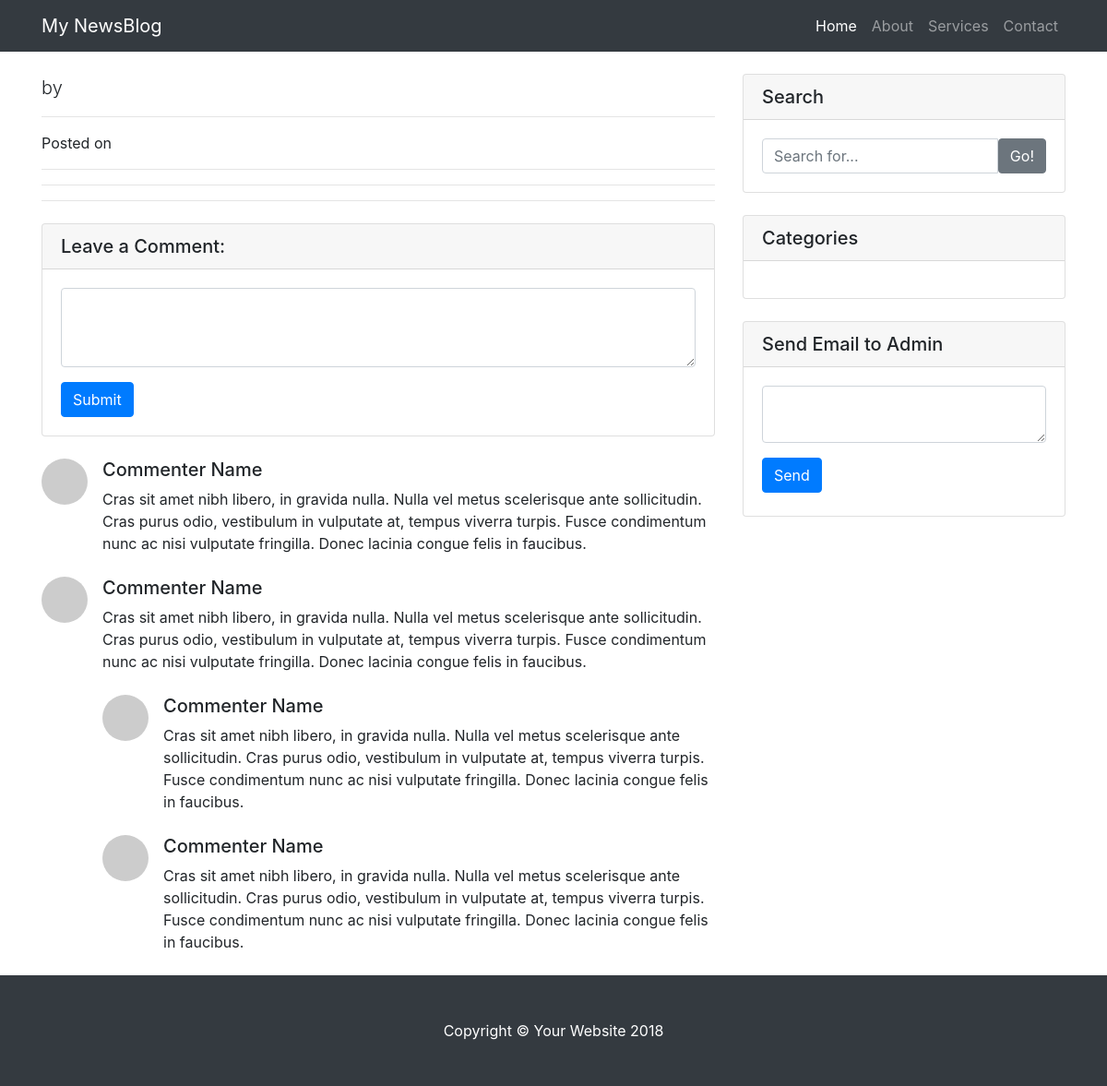
The page /news/view/1/ on the database as committed earlier.
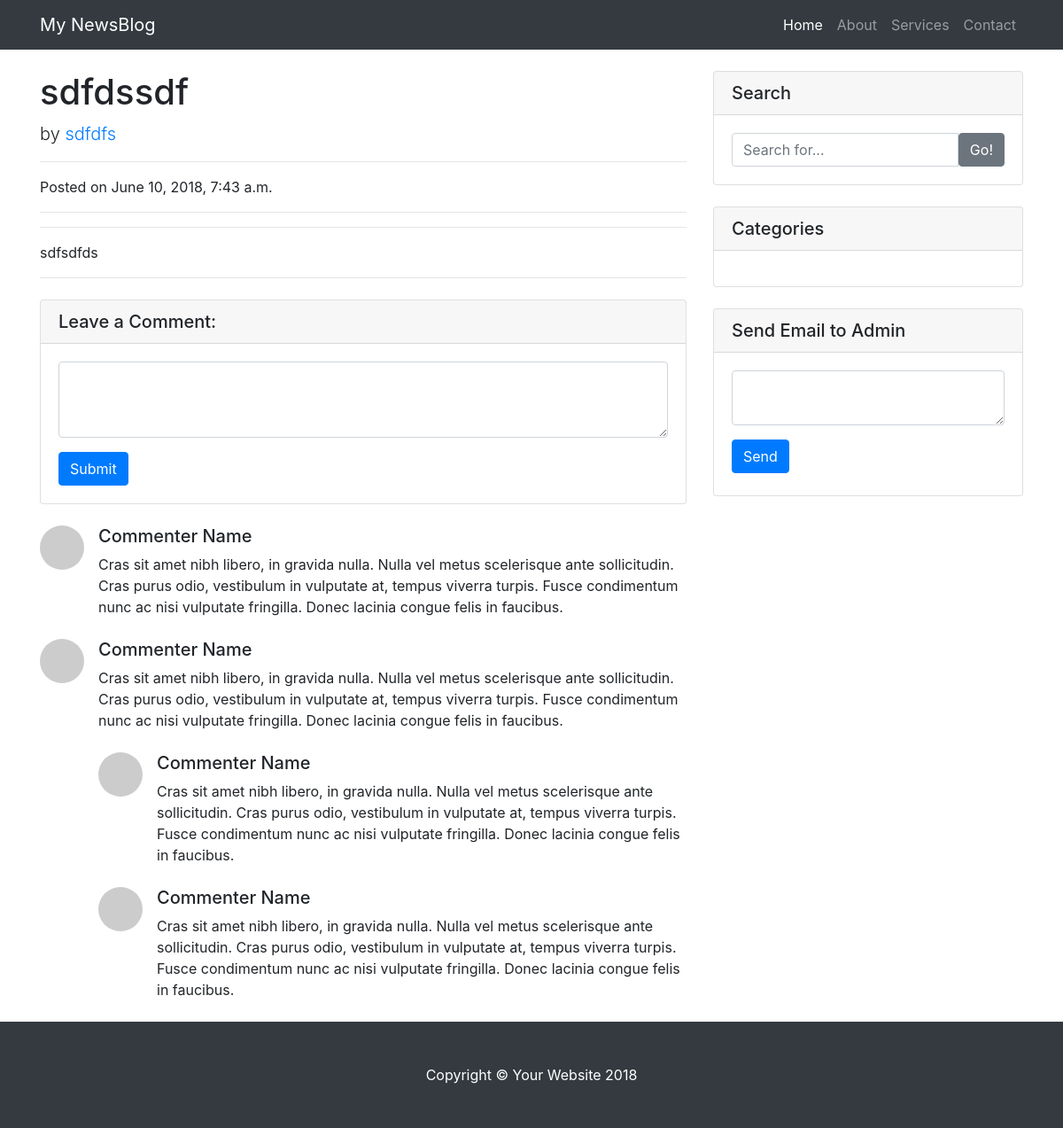
The same page on the database as committed later.
### news/models.py (models this page shows)
class News(models.Model):
    class Meta:
        db_table = 'news'
        default_permissions = ()
    id = models.AutoField(primary_key = True)
    title = models.CharField(max_length = 200, null=True)
    author = models.CharField(max_length = 200, null=True)
    content = models.TextField(null=True)
    synopsis = models.TextField(null=True)
    is_published = models.BooleanField(default=False)
    created_at = models.DateTimeField(auto_now=False, auto_now_add=True)
    updated_at = models.DateTimeField(auto_now=True, auto_now_add=False)
    published_at = models.DateTimeField(null=True)

### news/views.py (the view)
# urls.py: re_path(r'^view/(?P<post_id>[a-z0-9]+)/$', views.view_post, name="view_post"),
def view_post(request, post_id):
    try:
        post = News.objects.filter(is_published=True, id=int(post_id)).first()
        return render(request, 'view_post.html', {'post': post})
    except:
        return JsonResponse({'msg':'Post Not Found'}, status=404)

### news/templates/view_post.html (shortened to what this page needs)
{% extends "base.html" %}
{% load static %}
{% block content %}
<div class="row">
    <div class="col-lg-8">
      <h1 class="mt-4">{{post.title}}</h1>
      <p class="lead">
        by
        <a href="#">{{post.author}}</a>
      </p>
      <hr>
      <p>Posted on {{post.published_at}}</p>
      <hr>
      <hr>
      {{post.content | safe}}
      <hr>
      <div class="card my-4">
        <h5 class="card-header">Leave a Comment:</h5>
        <div class="card-body">
          <form>
            <div class="form-group">
              <textarea class="form-control" rows="3"></textarea>
            </div>
            <button type="submit" class="btn btn-primary">Submit</button>
          </form>
        </div>
      </div>
      <div class="media mb-4">
        <img class="d-flex mr-3 rounded-circle" src="http://placehold.it/50x50" alt="">
        <div class="media-body">
          <h5 class="mt-0">Commenter Name</h5>
          Cras sit amet nibh libero, in gravida nulla. Nulla vel metus scelerisque ante sollicitudin. Cras purus odio, vestibulum in vulputate at, tempus viverra turpis. Fusce condimentum nunc ac nisi vulputate fringilla. Donec lacinia congue felis in faucibus.
        </div>
      </div>
      <div class="media mb-4">
        <img class="d-flex mr-3 rounded-circle" src="http://placehold.it/50x50" alt="">
        <div class="media-body">
          <h5 class="mt-0">Commenter Name</h5>
          Cras sit amet nibh libero, in gravida nulla. Nulla vel metus scelerisque ante sollicitudin. Cras purus odio, vestibulum in vulputate at, tempus viverra turpis. Fusce condimentum nunc ac nisi vulputate fringilla. Donec lacinia congue felis in faucibus.
          <div class="media mt-4">
            <img class="d-flex mr-3 rounded-circle" src="http://placehold.it/50x50" alt="">
            <div class="media-body">
              <h5 class="mt-0">Commenter Name</h5>
              Cras sit amet nibh libero, in gravida nulla. Nulla vel metus scelerisque ante sollicitudin. Cras purus odio, vestibulum in vulputate at, tempus viverra turpis. Fusce condimentum nunc ac nisi vulputate fringilla. Donec lacinia congue felis in faucibus.
            </div>
          </div>
          <div class="media mt-4">
            <img class="d-flex mr-3 rounded-circle" src="http://placehold.it/50x50" alt="">
            <div class="media-body">
              <h5 class="mt-0">Commenter Name</h5>
              Cras sit amet nibh libero, in gravida nulla. Nulla vel metus scelerisque ante sollicitudin. Cras purus odio, vestibulum in vulputate at, tempus viverra turpis. Fusce condimentum nunc ac nisi vulputate fringilla. Donec lacinia congue felis in faucibus.
            </div>
          </div>
        </div>
      </div>
    </div>
    <div class="col-md-4">
      <div class="card my-4">
        <h5 class="card-header">Search</h5>
        <div class="card-body">
          <div class="input-group">
            <input type="text" class="form-control" placeholder="Search for...">
            <span class="input-group-btn">
              <button class="btn btn-secondary" type="button">Go!</button>
            </span>
          </div>
        </div>
      </div>
      <div class="card my-4">
        <h5 class="card-header">Categories</h5>
        <div class="card-body">
        </div>
      </div>
      <div class="card my-4">
        <h5 class="card-header">Send Email to Admin</h5>
        <div class="card-body">
            <form name="email_form" id="email_form" action="/news/email" method="POST">
                <div class="form-group">
                    <textarea class="form-control" type="text" id="email_content" name="email_content" required></textarea>
                </div>
                <button class="btn btn-fw btn-primary pull-right" type="submit" style="margin-bottom: 5px;margin-right: 36px;">Send</button>
            </form>
        </div>
      </div>
    </div>
 </div>
{% endblock content %}

Rows that differ between the two databases and show on the page:
added News: title "sdfdssdf", author "sdfdfs", published_at "June 10, 2018, 7:43 a.m.", content "sdfsdfds"
